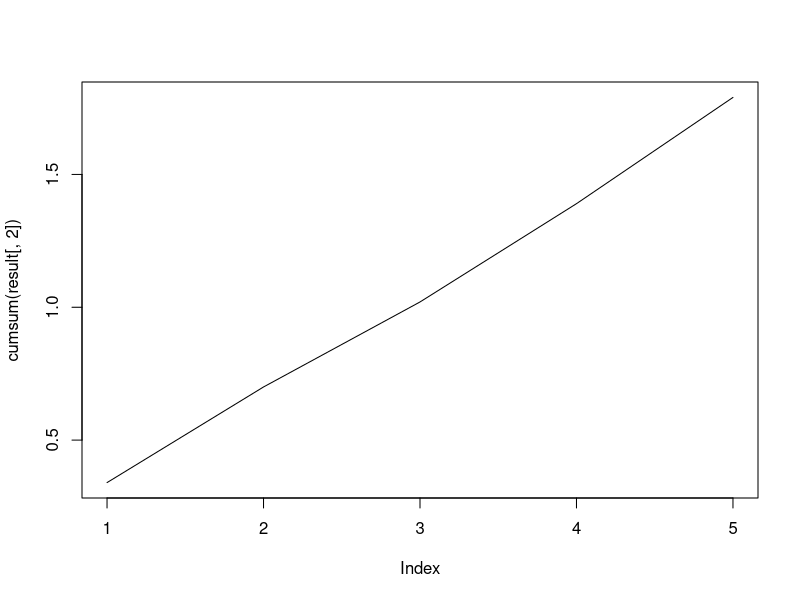
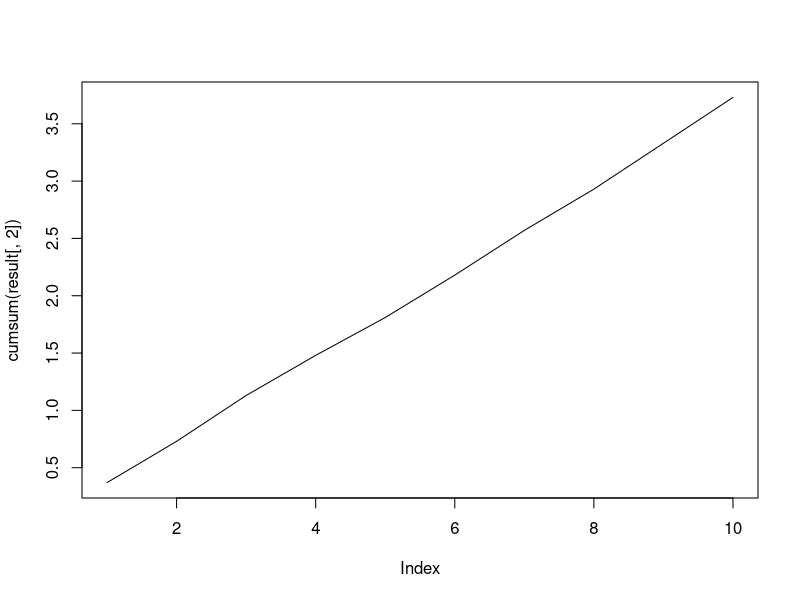
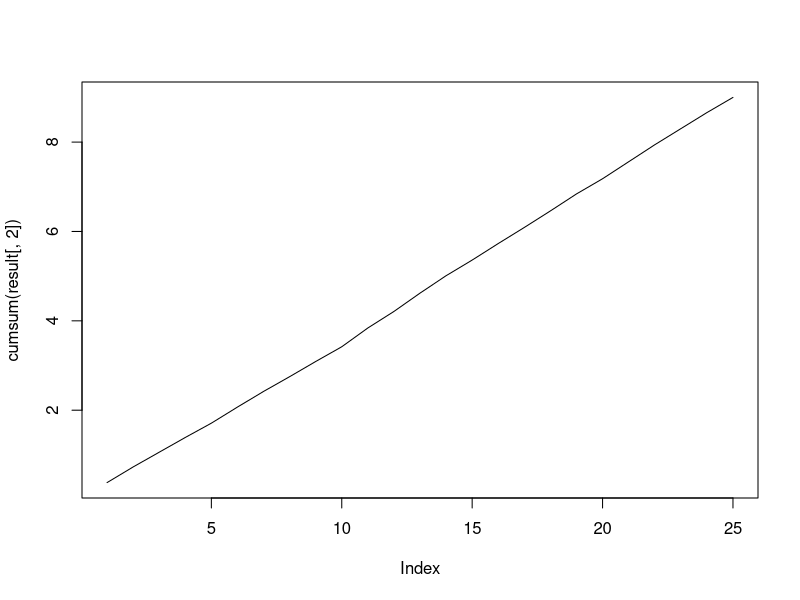
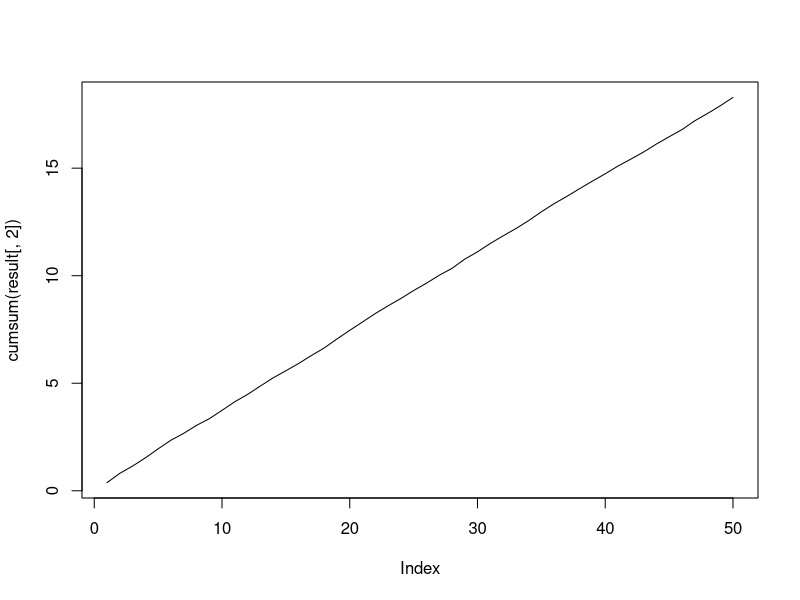
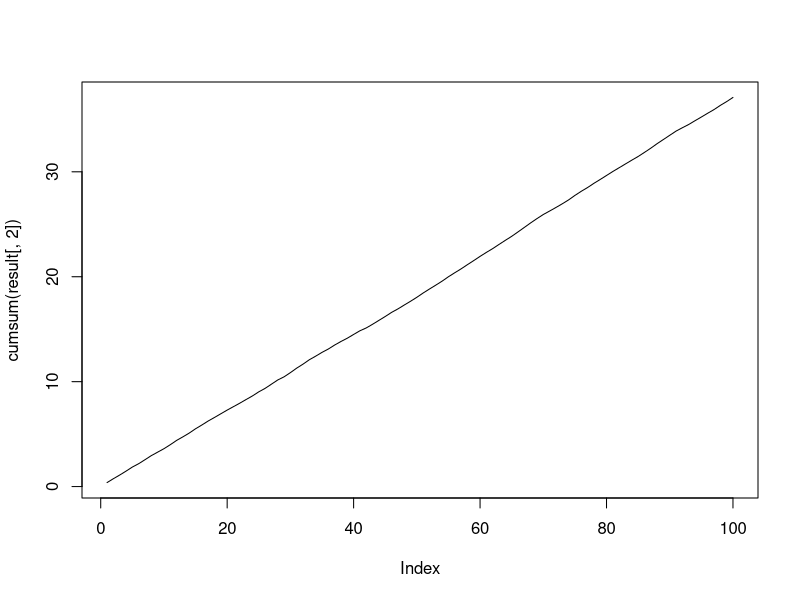
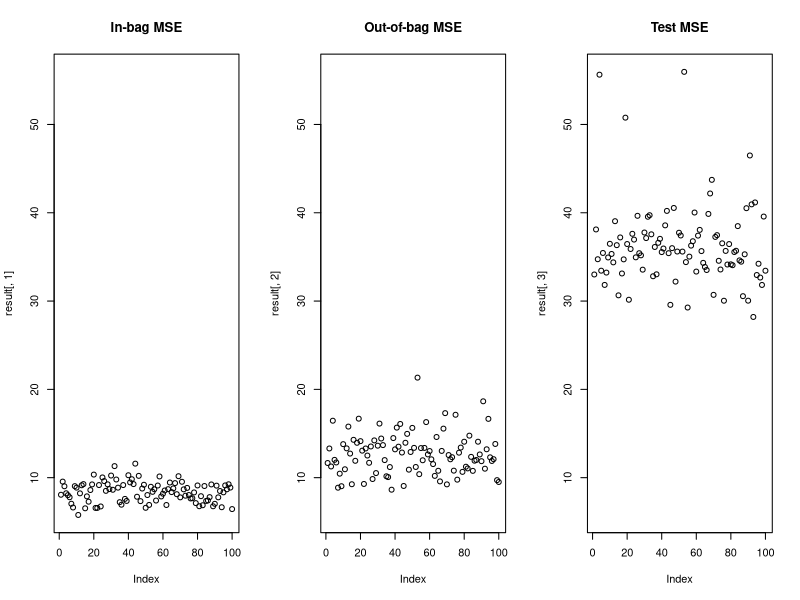

Write R code to recreate these figures, in order.
# Machine Learning 2 - Workshop 2
# Tree Models: Ensemble Methods

setwd(dirname(rstudioapi::getSourceEditorContext()$path))

###############################################
# Exercise 1 Understanding bootstrap sampling #
###############################################

func <- function(n,B) {
  result=matrix(nrow = B, ncol = 2)
  for (i in seq(1:B)) {
    vec<-1:n
    bs.samp<-sample(vec,size=n,replace=T)
    n.OOB<-n-sum(table((table(bs.samp))))
    result[i,1]=n.OOB
    result[i,2]=n.OOB/n
  }
  plot(cumsum(result[,2]),type="l")
  return (result)
}

res = func(n=100, B=5)
res = func(n=100, B=10)
res = func(n=100, B=25)
res = func(n=100, B=50)
res = func(n=100, B=100)

###################################################
# Exercise 2 Bagging a regression tree “longhand” #
###################################################

library(rpart)
library(MASS)

# Recreate the same training sample as in Workshop 1.
?Boston
set.seed(1)
train = sample(1:nrow(Boston), nrow(Boston)/2)

# Put this in a loop and run B = 100 times, storing the above information 
# for each iteration (the predictions should be stored in a matrix).
B=100
result = matrix(nrow=B, ncol=3)
for (i in 1:B) {
  # Obtain one bagged (bootstrap) sample of the data
  bag.samp<-sample(train,size=length(train),replace=T)
  oob.samp<-train[-bag.samp]
  tree.bag=rpart(medv~.,Boston,subset=bag.samp)
  
  # Store the fitted values (=predicted values) and the out of bag predictions for this “bag”. 
  pred.bag = predict(tree.bag, newdata=Boston[bag.samp,])
  pred.oob = predict(tree.bag, newdata=Boston[oob.samp,])
  
  # Also store the predicted values for the training data.
  pred.test <- predict(tree.bag, newdata=Boston[-train,])
  
  # store the results
  result[i,1] = mean((Boston$medv[bag.samp]-pred.bag)^2) # in bag MSE
  result[i,2] = mean((Boston$medv[oob.samp]-pred.oob)^2) # out of bag MSE
  result[i,3] = mean((Boston$medv[-train]-pred.test)^2) # test MSE
}


par(mfrow=c(1,3))
plot(result[,1], main="In-bag MSE", ylim=c(min(result), max(result)))
plot(result[,2], main="Out-of-bag MSE", ylim=c(min(result), max(result)))
plot(result[,3], main="Test MSE", ylim=c(min(result), max(result)))
par(mfrow=c(1,1))

# MSE of the test set from last week
# test MSE non-pruned:  25.35825
# test MSE pruned:      25.82207

mean(result[,3]) # mean bagging test MSE
